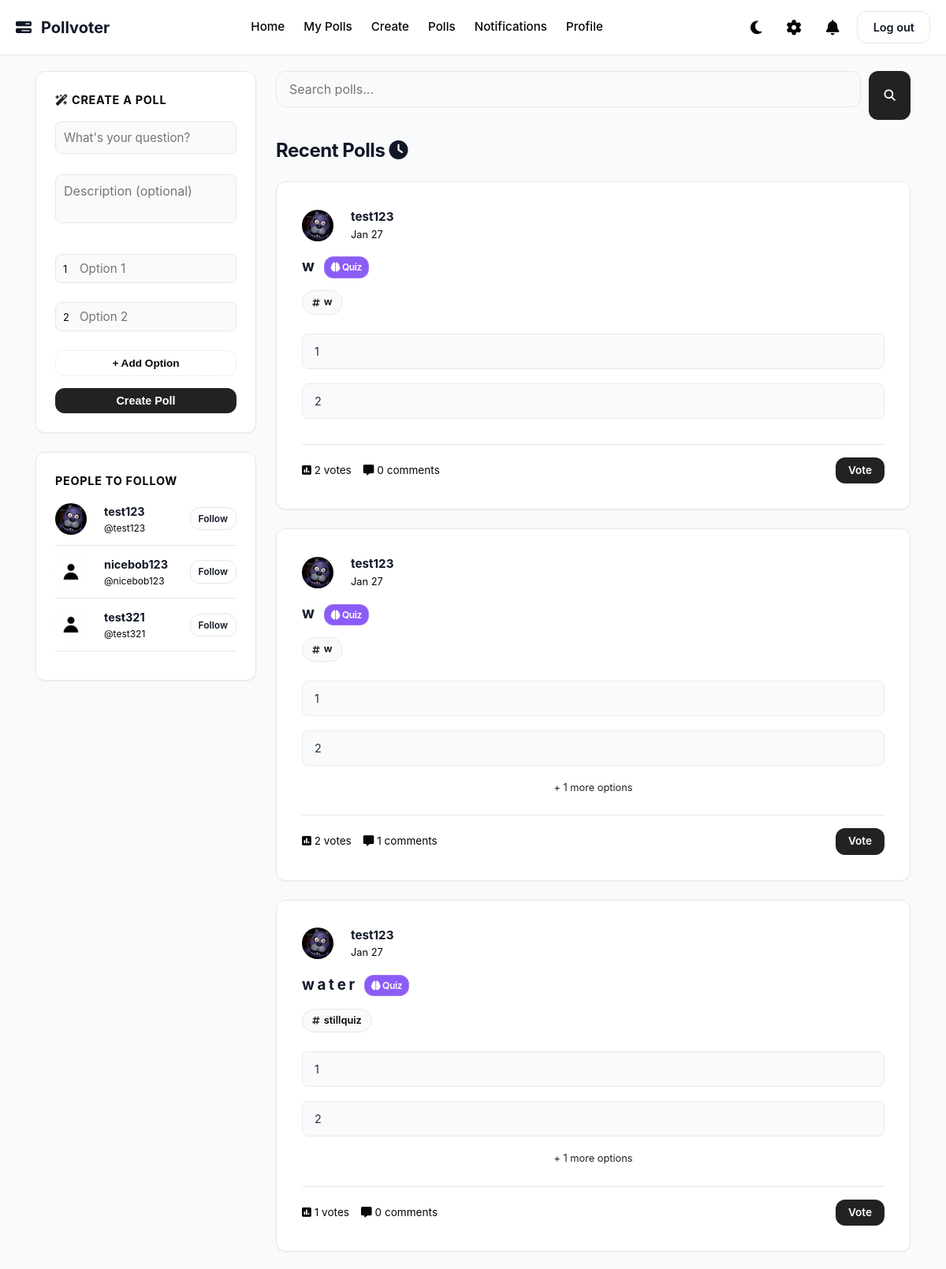
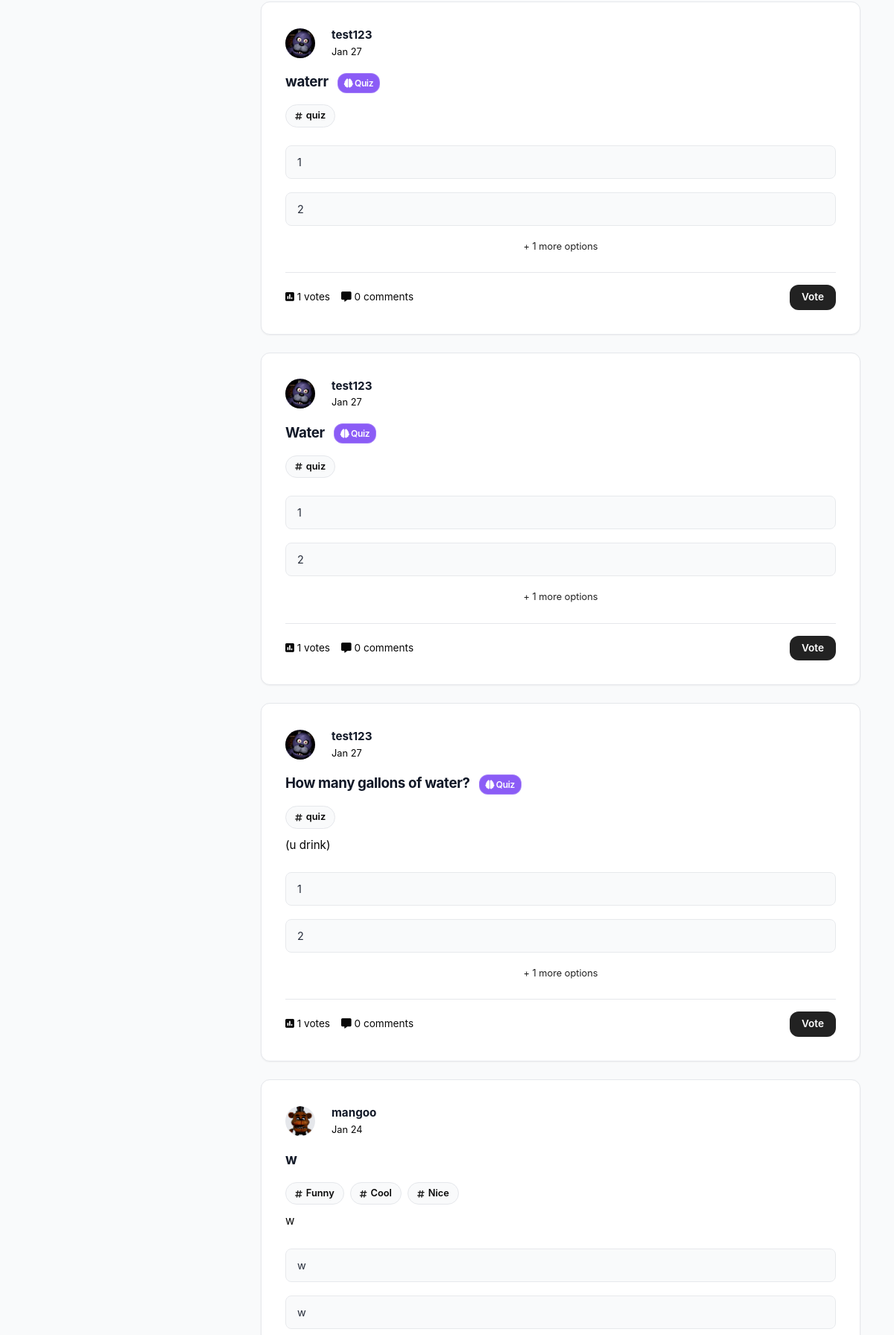
/home (signed in, upper part), run on the app's committed database (2 pictures, top to bottom).
### app/models.py (models this page shows, shortened)
class User(UserMixin, db.Model):
    __tablename__ = "user"
    id = Column(Integer, primary_key=True)
    username = Column(String(20), unique=True, nullable = False)
    created_at = Column(DateTime, default=datetime.now)
    full_name = Column(String(20))
    bio = Column(String(100))
    pfp = Column(Text)
    password_hash = Column(Text)
    is_admin = Column(Boolean, default = False)
    polls = relationship("Poll", back_populates="author")
    votes = relationship("Vote", back_populates="user")
    comments = relationship("Comment", back_populates="author")
    def getpfp(self):
        if self.pfp:
            return f"/static/uploads/pfp/{self.pfp}"
        else:
            return f"/static/uploads/pfp/default.jpg"
    blocked = relationship(
        "User", secondary=blocklist,
        primaryjoin=(blocklist.c.blocker_id == id),
        secondaryjoin=(blocklist.c.blocked_id == id),
        backref=db.backref("blocked_by", lazy="dynamic"),
        lazy="dynamic"
    )
    followed = relationship(
        "User", secondary=followers,
        primaryjoin=(followers.c.follower_id == id),
        secondaryjoin=(followers.c.followed_id == id),
        backref=db.backref("followers", lazy="dynamic"),
        lazy="dynamic"
    )

class Poll(db.Model):
    __tablename__ = "poll"
    id = Column(Integer, primary_key=True)
    title = Column(Text, nullable=False)
    description = Column(String(120))
    created_at = Column(DateTime, default=datetime.now)
    user_id = Column(Integer, ForeignKey("user.id"), nullable=False)
    end_date = Column(DateTime, nullable=True)
    author = relationship("User", back_populates="polls")
    comments = relationship("Comment", back_populates="poll", cascade="all, delete-orphan")
    options = relationship("PollOption", back_populates="poll", cascade="all, delete-orphan")
    votes = relationship("Vote", back_populates="poll", cascade="all, delete-orphan")
    tags = relationship("Tag", secondary=poll_tags, backref=db.backref("polls", lazy = "dynamic"))
    def getvotecount(self):
        return len(self.votes)

class Tag(db.Model):
    __tablename__ = "tag"
    id = Column(Integer, primary_key=True)
    name = Column(Text, unique=True)

class PollOption(db.Model):
    __tablename__ = "poll_option"
    id = Column(Integer, primary_key=True)
    text = Column(String(50), nullable=False)
    is_correct = Column(Boolean, default=False)
    poll_id = Column(Integer, ForeignKey("poll.id"), nullable=False)
    poll = relationship("Poll", back_populates="options")
    votes = relationship("Vote", back_populates="option", cascade="all, delete-orphan")

### app/routes.py (the view)
@main.route("/")
@main.route("/home")
def home():
    q = request.args.get('q')
    tag = request.args.get('tag')
    query = Poll.query
    if q:
        query = query.filter(Poll.title.ilike(f'%{q}%'))
    if tag:
        query = query.filter(Poll.tags.any(Tag.name == tag))
    polls = query.order_by(Poll.created_at.desc()).all()
    suggestions = []
    if current_user.is_authenticated:
        suggestions = User.query.filter(
            User.id != current_user.id
        ).order_by(func.random()).limit(3).all()
    return render_template("home.html", polls=polls, suggestions=suggestions,q=q, tag=tag)

### app/templates/home.html (shortened to what this page needs)
{% extends 'base.html' %}
{% block content %}
<div class="dashboard-layout">
    <aside class="sidebar">
        <div class="sidebar-widget">
            <h3 class="widget-title">
                <i class="fa-solid fa-wand-magic-sparkles" style="color: var(--primary);"></i> Create a Poll
            </h3>
            <form action="{{ url_for('polls.create_poll') }}" method="POST" id="sidebar-poll-form">
                <div style="margin-bottom: 10px;">
                    <input type="text" name="title" placeholder="What's your question?" required maxlength="40"
                           style="background: var(--bg-body); border: 1px solid var(--border-subtle); width: 100%; padding: 10px; border-radius: 8px; color: var(--text-main);">
                </div>
                <div style="margin-bottom: 15px;">
                    <textarea name="description" placeholder="Description (optional)" rows="2" maxlength="70"
                              style="background: var(--bg-body); border: 1px solid var(--border-subtle); width: 100%; padding: 10px; border-radius: 8px; color: var(--text-main); resize: none;"></textarea>
                </div>
                <div id="sidebar-options">
                    <div style="position: relative; margin-bottom: 8px;">
                        <span style="position: absolute; left: 10px; top: 10px; font-size: 0.8rem; color: var(--text-muted);">1</span>
                        <input type="text" name="options" placeholder="Option 1" required maxlength="25"
                               style="background: var(--bg-body); border: 1px solid var(--border-subtle); width: 100%; padding: 8px 8px 8px 30px; border-radius: 8px; color: var(--text-main);">
                    </div>
                    <div style="position: relative; margin-bottom: 8px;">
                        <span style="position: absolute; left: 10px; top: 10px; font-size: 0.8rem; color: var(--text-muted);">2</span>
                        <input type="text" name="options" placeholder="Option 2" required maxlength="25"
                               style="background: var(--bg-body); border: 1px solid var(--border-subtle); width: 100%; padding: 8px 8px 8px 30px; border-radius: 8px; color: var(--text-main);">
                    </div>
                </div>
                <button type="button" id="sidebar-add-btn" class="btn btn-outline"
                        style="width: 100%; border-style: dashed; margin-bottom: 15px; font-size: 0.85rem; color: var(--text-muted);">
                    + Add Option
                </button>
                <button type="submit" class="btn btn-primary" style="width: 100%; font-weight: bold;">Create Poll</button>
            </form>
        </div>
        <div class="sidebar-widget">
            <h3 class="widget-title">People to Follow</h3>
            {% if suggestions %}
                {% for user in suggestions %}
                <div class="user-row" style="margin-bottom: 12px; padding-bottom: 12px; border-bottom: 1px solid var(--border-subtle);">
                    <img src="{{ user.getpfp() }}" alt="{{ user.username }}" class="avatar-sm">
                    <div style="flex-grow: 1; margin-left: 10px; overflow: hidden;">
                        <a href="{{ url_for('main.user_profile', username=user.username) }}" style="font-weight: bold; font-size: 0.9rem; display: block; text-overflow: ellipsis; overflow: hidden;">
                            {{ user.username }}
                        </a>
                        <div style="font-size: 0.75rem; color: var(--text-muted);">
                            @{{ user.username|lower }}
                        </div>
                    </div>
                    <a href="{{ url_for('main.follow', username=user.username) }}" class="btn btn-sm btn-outline" style="padding: 4px 10px; font-size: 0.75rem;">
                        Follow
                    </a>
                </div>
                {% endfor %}
            {% else %}
                <p style="color: var(--text-muted); font-size: 0.9rem;">No new users to follow.</p>
            {% endif %}
        </div>
    </aside>
    <main class="feed">
        <div class="search-container" style="margin-bottom: 20px;">
    <form method="GET" action="{{ url_for('main.home') }}" style="display: flex; gap: 10px;">
        <input type="text" name="q" placeholder="Search polls..." value="{{ q if q else '' }}" class="form-control" style="flex: 1;">
        <button type="submit" class="btn btn-primary"><i class="fa-solid fa-magnifying-glass"></i> </button>
    </form>
</div>
        {% if current_user.is_authenticated %}
            <div style="margin-bottom: 20px;">
                <h2>Recent Polls <i class="fa-solid fa-clock"></i> </h2>
            </div>
            {% if polls %}
                {% for poll in polls %}
                <div class="poll-card">
                    <div class="user-row" style="border:none; margin-bottom: 15px; padding: 0;">
                        <img src="{{ poll.author.getpfp() }}" class="avatar-sm" alt="Author">
                        <div style="margin-left: 10px;">
                            <div style="font-weight: bold; font-size: 0.95rem;">
                                <a href="{{ url_for('main.user_profile', username=poll.author.username) }}">{{ poll.author.username }}</a>
                            </div>
                            <div style="font-size: 0.8rem; color: var(--text-muted);">{{ poll.created_at.strftime('%b %d') }}</div>
                        </div>
                    </div>
                    <h3 style="margin-bottom: 10px;">
    <a href="{{ url_for('polls.poll_detail', poll_id=poll.id) }}" style="text-decoration: none; color: var(--text-main);">
        {{ poll.title }}
    </a>
    {% if poll.options | selectattr('is_correct') | list | length > 0 %}
        <span class="quiz-badge" title="This is a Quiz">
            <i class="fa-solid fa-brain"></i> Quiz
        </span>
    {% endif %}
    </h3>
                    {% if poll.tags %}
                    <div class="poll-tags-container" style="margin-top: 15px; margin-bottom: 10px;">
                        {% for tag in poll.tags %}
                            <a href="{{ url_for('main.home', tag=tag.name) }}" class="tag-pill">
                                <i class="fa-solid fa-hashtag"></i> {{ tag.name }}
                            </a>
                        {% endfor %}
                    </div>
                        {% endif %}
                    {% if poll.description %}
                        <p style="color: var(--text-muted); font-size: 0.95rem; margin-bottom: 15px;">{{ poll.description }}</p>
                    {% endif %}
                    <div class="poll-options-list" style="opacity: 0.9;">
                        {% for option in poll.options[:2] %}
                        <div style="border: 1px solid var(--border-subtle); padding: 10px 15px; border-radius: 8px; margin-bottom: 8px; background: var(--bg-body); font-size: 0.9rem;">
                            {{ option.text }}
                        </div>
                        {% endfor %}
                        {% if poll.options|length > 2 %}
                            <div style="font-size: 0.8rem; color: var(--text-muted); text-align: center;">+ {{ poll.options|length - 2 }} more options</div>
                        {% endif %}
                    </div>
                    <div class="poll-meta-footer">
                        <div style="display: flex; gap: 15px; font-size: 0.85rem; color: var(--text-muted);">
                            <span><i class="fa-solid fa-square-poll-vertical"></i></i> {{ poll.getvotecount() }} votes</span>
                            <span><i class="fa-solid fa-message"></i></i> {{ poll.comments|length }} comments</span>
                        </div>
                        <a href="{{ url_for('polls.poll_detail', poll_id=poll.id) }}" class="btn btn-primary" style="padding: 6px 16px; font-size: 0.85rem;">Vote</a>
                    </div>
                </div>
                {% endfor %}
            {% else %}
                <div class="poll-card" style="text-align: center; padding: 3rem;">
                    <i class="fa-solid fa-layer-group" style="font-size: 2rem; color: var(--text-muted); margin-bottom: 10px;"></i>
                    <p>No polls found.</p>
                </div>
            {% endif %}
        {% endif %}
    </main>
</div>
{% endblock %}

### data on the page
User: getpfp (picture), username "test123"
User: username "nicebob123"
User: username "test321"
Poll: author.getpfp (picture), author.username "test123", created_at "Jan 27", title "w", shows "Quiz", getvotecount "2", comments|length "0"
Tag: name "w"
PollOption: text "1"
PollOption: text "2"
Poll: author.getpfp (picture), author.username "test123", created_at "Jan 27", title "w", shows "Quiz", options|length "1", getvotecount "2", comments|length "1"
PollOption: text "1"
PollOption: text "2"
Poll: author.getpfp (picture), author.username "test123", created_at "Jan 27", title "w a t e r", shows "Quiz", options|length "1", getvotecount "1", comments|length "0"
Tag: name "stillquiz"
PollOption: text "1"
PollOption: text "2"
Poll: author.getpfp (picture), author.username "test123", created_at "Jan 27", title "waterr", shows "Quiz", options|length "1", getvotecount "1", comments|length "0"
Tag: name "quiz"
PollOption: text "1"
PollOption: text "2"
Poll: author.getpfp (picture), author.username "test123", created_at "Jan 27", title "Water", shows "Quiz", options|length "1", getvotecount "1", comments|length "0"
PollOption: text "1"
PollOption: text "2"
Poll: author.getpfp (picture), author.username "test123", created_at "Jan 27", title "How many gallons of water?", shows "Quiz", description "(u drink)", options|length "1", getvotecount "1", comments|length "0"
PollOption: text "1"
PollOption: text "2"
Poll: author.getpfp (picture), author.username "mangoo", created_at "Jan 24", title "w", description "w"
Tag: name "Funny"
Tag: name "Cool"
Tag: name "Nice"
PollOption: text "w"
PollOption: text "w"
